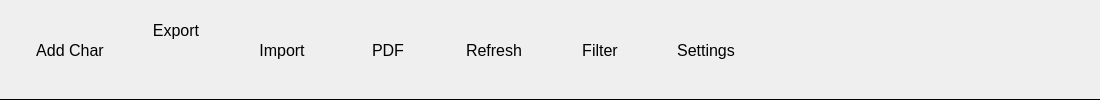
                  <widget class="QWidget" name="header" native="true">
                   <property name="minimumSize">
                    <size>
                     <width>1100</width>
                     <height>0</height>
                    </size>
                   </property>
                   <property name="maximumSize">
                    <size>
                     <width>16777215</width>
                     <height>145</height>
                    </size>
                   </property>
                   <property name="styleSheet">
                    <string notr="true">border-bottom: 1px solid rgb(0, 0, 0);
border-radius: 0px;</string>
                   </property>
                   <layout class="QVBoxLayout" name="verticalLayout_6">
                    <property name="leftMargin">
                     <number>0</number>
                    </property>
                    <property name="topMargin">
                     <number>0</number>
                    </property>
                    <property name="rightMargin">
                     <number>0</number>
                    </property>
                    <property name="bottomMargin">
                     <number>0</number>
                    </property>
                    <item>
                     <widget class="QWidget" name="widget_3" native="true">
                      <property name="minimumSize">
                       <size>
                        <width>0</width>
                        <height>0</height>
                       </size>
                      </property>
                      <property name="maximumSize">
                       <size>
                        <width>16777215</width>
                        <height>1000</height>
                       </size>
                      </property>
                      <property name="mouseTracking">
                       <bool>true</bool>
                      </property>
                      <property name="styleSheet">
                       <string notr="true">border:none;</string>
                      </property>
                      <layout class="QHBoxLayout" name="horizontalLayout_3">
                       <property name="sizeConstraint">
                        <enum>QLayout::SetDefaultConstraint</enum>
                       </property>
                       <property name="leftMargin">
                        <number>11</number>
                       </property>
                       <property name="topMargin">
                        <number>5</number>
                       </property>
                       <property name="bottomMargin">
                        <number>5</number>
                       </property>
                       <item alignment="Qt::AlignLeft">
                        <widget class="QWidget" name="widget_4" native="true">
                         <property name="minimumSize">
                          <size>
                           <width>0</width>
                           <height>0</height>
                          </size>
                         </property>
                         <property name="styleSheet">
                          <string notr="true">border:none;</string>
                         </property>
                         <layout class="QHBoxLayout" name="horizontalLayout_4">
                          <property name="topMargin">
                           <number>5</number>
                          </property>
                          <property name="rightMargin">
                           <number>11</number>
                          </property>
                          <property name="bottomMargin">
                           <number>5</number>
                          </property>
                          <item>
                           <widget class="QToolButton" name="addCharBtn">
                            <property name="minimumSize">
                             <size>
                              <width>100</width>
                              <height>40</height>
                             </size>
                            </property>
                            <property name="cursor">
                             <cursorShape>PointingHandCursor</cursorShape>
                            </property>
                            <property name="styleSheet">
                             <string notr="true">#addCharBtn{
	font-size:16px;
}

#addCharBtn::hover{
font-size:20px;
color: rgb(58, 45, 132);
background-color: rgb(232, 232, 232);
}</string>
                            </property>
                            <property name="text">
                             <string>Add Char</string>
                            </property>
                           </widget>
                          </item>
                          <item alignment="Qt::AlignTop">
                           <widget class="QToolButton" name="exportBtn">
                            <property name="minimumSize">
                             <size>
                              <width>100</width>
                              <height>40</height>
                             </size>
                            </property>
                            <property name="font">
                             <font>
                              <pointsize>-1</pointsize>
                             </font>
                            </property>
                            <property name="cursor">
                             <cursorShape>PointingHandCursor</cursorShape>
                            </property>
                            <property name="styleSheet">
                             <string notr="true">#exportBtn{
	font-size:16px;
	
}

#exportBtn::hover{
font-size:20px;
color: rgb(58, 45, 132);
background-color: rgb(232, 232, 232);
}</string>
                            </property>
                            <property name="text">
                             <string>Export</string>
                            </property>
                           </widget>
                          </item>
                          <item>
                           <widget class="QToolButton" name="importBtn">
                            <property name="minimumSize">
                             <size>
                              <width>100</width>
                              <height>40</height>
                             </size>
                            </property>
                            <property name="cursor">
                             <cursorShape>PointingHandCursor</cursorShape>
                            </property>
                            <property name="styleSheet">
                             <string notr="true">#importBtn{
	font-size:16px;
}

#importBtn::hover{
font-size:20px;
color: rgb(58, 45, 132);
background-color: rgb(232, 232, 232);
}</string>
                            </property>
                            <property name="text">
                             <string>Import</string>
                            </property>
                           </widget>
                          </item>
                          <item>
                           <widget class="QToolButton" name="pdfBtn">
                            <property name="minimumSize">
                             <size>
                              <width>100</width>
                              <height>40</height>
                             </size>
                            </property>
                            <property name="cursor">
                             <cursorShape>PointingHandCursor</cursorShape>
                            </property>
                            <property name="styleSheet">
                             <string notr="true">#pdfBtn{
	font-size:16px;
}

#pdfBtn::hover{
font-size:20px;
color: rgb(58, 45, 132);
background-color: rgb(232, 232, 232);
}</string>
                            </property>
                            <property name="text">
                             <string>PDF</string>
                            </property>
                           </widget>
                          </item>
                          <item>
                           <widget class="QToolButton" name="refreshBtn">
                            <property name="minimumSize">
                             <size>
                              <width>100</width>
                              <height>40</height>
                             </size>
                            </property>
                            <property name="cursor">
                             <cursorShape>PointingHandCursor</cursorShape>
                            </property>
                            <property name="styleSheet">
                             <string notr="true">#refreshBtn{
	font-size:16px;
}

#refreshBtn::hover{
font-size:20px;
color: rgb(58, 45, 132);
background-color: rgb(232, 232, 232);
}</string>
                            </property>
                            <property name="text">
                             <string>Refresh</string>
                            </property>
                           </widget>
                          </item>
                          <item>
                           <widget class="QToolButton" name="filterBtn">
                            <property name="minimumSize">
                             <size>
                              <width>100</width>
                              <height>40</height>
                             </size>
                            </property>
                            <property name="cursor">
                             <cursorShape>PointingHandCursor</cursorShape>
                            </property>
                            <property name="styleSheet">
                             <string notr="true">#filterBtn{
	font-size:16px;
}

#filterBtn::hover{
font-size:20px;
color: rgb(58, 45, 132);
background-color: rgb(232, 232, 232);
}</string>
                            </property>
                            <property name="text">
                             <string>Filter</string>
                            </property>
                           </widget>
                          </item>
                          <item>
                           <widget class="QToolButton" name="settingsBtn">
                            <property name="minimumSize">
                             <size>
                              <width>100</width>
                              <height>40</height>
                             </size>
                            </property>
                            <property name="cursor">
                             <cursorShape>PointingHandCursor</cursorShape>
                            </property>
                            <property name="styleSheet">
                             <string notr="true">#settingsBtn{
	font-size:16px;
}

#settingsBtn::hover{
font-size:20px;
color: rgb(58, 45, 132);
background-color: rgb(232, 232, 232);
}</string>
                            </property>
                            <property name="text">
                             <string>Settings</string>
                            </property>
                           </widget>
                          </item>
                         </layout>
                        </widget>
                       </item>
                      </layout>
                     </widget>
                    </item>
                   </layout>
                  </widget>
